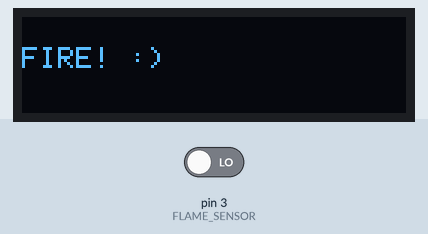
This sketch was run on a simulated Arduino Uno, built with avr-gcc and run on an emulated ATmega328P. Shown: 128×32 one-colour display. The test bench sets the inputs (shaded band); at power-on: pin 3 (FLAME_SENSOR) LOW.

Above: at 1.2 s.
1.3 s: pin 3 (FLAME_SENSOR) driven HIGH
At 3.7 s:
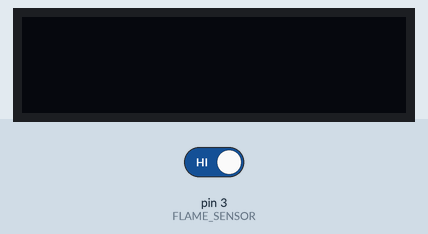
4.0 s: pin 3 (FLAME_SENSOR) driven LOW
At 5.9 s:
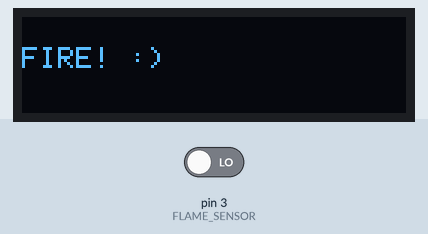
Timing chart, 0 to 7.4 s (numbered marks = the images above; inputs shaded):
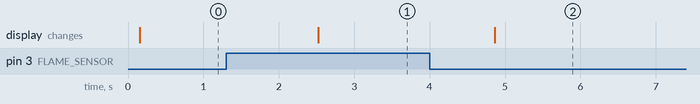

The sketch:

Flame_Detector.ino
```cpp
/****************************************************************************/
//	Function: When the sensor detects a flame, the the I2C Display will show a message.
//	Hardware: Waveshare - Flame Sensor, Waveshare - I2C OLED 128x32
//	Arduino IDE: Arduino-2.0
//	Author:	    Rajveer Singh Saggu
//	Date: 	    Nov 11, 2022
//	Version:    v1.0
//      Libraries:  Adafruit GFX, Adafruit SSD1306
//	by www.rajveer2009.github.io/ <rajveersinghsaggu2009@proton.me>
//
//  This library is free software; you can redistribute it and/or
//  modify it under the terms of the MIT License
//  License as published by the Open Source Initiative; either
//  version 1.0 of the License, or (at your option) any later version.
//
//  This library is distributed in the hope that it will be useful,
//  but WITHOUT ANY WARRANTY; without even the implied warranty of
//  MERCHANTABILITY or FITNESS FOR A PARTICULAR PURPOSE.  See the MIT
//  License for more details at www.rajveer2009.github.io/LICENSE .
//
/******************************************************************************/

#include <Wire.h>
#include <Adafruit_GFX.h>
#include <Adafruit_SSD1306.h>

#define FLAME_SENSOR 3
#define SCREEN_WIDTH 128
#define SCREEN_HEIGHT 32

Adafruit_SSD1306 display(SCREEN_WIDTH, SCREEN_HEIGHT, &Wire, -1);

void setup() {
  Serial.begin(9600);
  pinMode(FLAME_SENSOR, INPUT);
  display.begin(SSD1306_SWITCHCAPVCC, 0x3C);
  display.clearDisplay();
}

void loop() {
  if (isFlameDetected())
    fireOn();
  else fireOff();
  delay(100);
}

/********************************/

void fireOn() {
  display.setTextSize(1);
  display.setTextColor(WHITE);
  display.setCursor(0, 10);
  display.display();
  display.println("FIRE! :)");
}

void fireOff() {
  display.setTextSize(1);
  display.setTextColor(WHITE);
  display.setCursor(0, 10);
  display.display();
  display.println("No Fire");
  display.clearDisplay();
  delay(1000);
}

boolean isFlameDetected() {
  if (digitalRead(FLAME_SENSOR))
    return false;
  else return true;
}
```

Measured:
- after the input at 1.3 s, the display: changes after 1.2 s (image 1)
- after the input at 4.0 s, the display: changes after 0.87 s (image 2)
